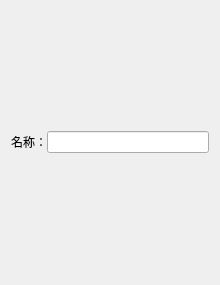
<?xml version="1.0" encoding="UTF-8"?>
<ui version="4.0">
 <class>GraphicProperty</class>
 <widget class="QWidget" name="GraphicProperty">
  <property name="geometry">
   <rect>
    <x>0</x>
    <y>0</y>
    <width>220</width>
    <height>285</height>
   </rect>
  </property>
  <property name="sizePolicy">
   <sizepolicy hsizetype="Preferred" vsizetype="Minimum">
    <horstretch>0</horstretch>
    <verstretch>0</verstretch>
   </sizepolicy>
  </property>
  <property name="windowTitle">
   <string>Form</string>
  </property>
  <layout class="QVBoxLayout" name="verticalLayout">
   <property name="sizeConstraint">
    <enum>QLayout::SizeConstraint::SetMinimumSize</enum>
   </property>
   <item>
    <widget class="QWidget" name="commonProperty" native="true">
     <property name="sizePolicy">
      <sizepolicy hsizetype="Preferred" vsizetype="Fixed">
       <horstretch>0</horstretch>
       <verstretch>0</verstretch>
      </sizepolicy>
     </property>
     <layout class="QHBoxLayout" name="horizontalLayout">
      <property name="spacing">
       <number>0</number>
      </property>
      <property name="sizeConstraint">
       <enum>QLayout::SizeConstraint::SetMinimumSize</enum>
      </property>
      <property name="leftMargin">
       <number>0</number>
      </property>
      <property name="topMargin">
       <number>0</number>
      </property>
      <property name="rightMargin">
       <number>0</number>
      </property>
      <property name="bottomMargin">
       <number>0</number>
      </property>
      <item>
       <widget class="QLabel" name="label">
        <property name="sizePolicy">
         <sizepolicy hsizetype="Fixed" vsizetype="Fixed">
          <horstretch>0</horstretch>
          <verstretch>0</verstretch>
         </sizepolicy>
        </property>
        <property name="text">
         <string>名称：</string>
        </property>
       </widget>
      </item>
      <item>
       <widget class="QLineEdit" name="graphicName">
        <property name="sizePolicy">
         <sizepolicy hsizetype="Preferred" vsizetype="Fixed">
          <horstretch>0</horstretch>
          <verstretch>0</verstretch>
         </sizepolicy>
        </property>
       </widget>
      </item>
     </layout>
    </widget>
   </item>
  </layout>
 </widget>
 <resources/>
 <connections/>
</ui>
